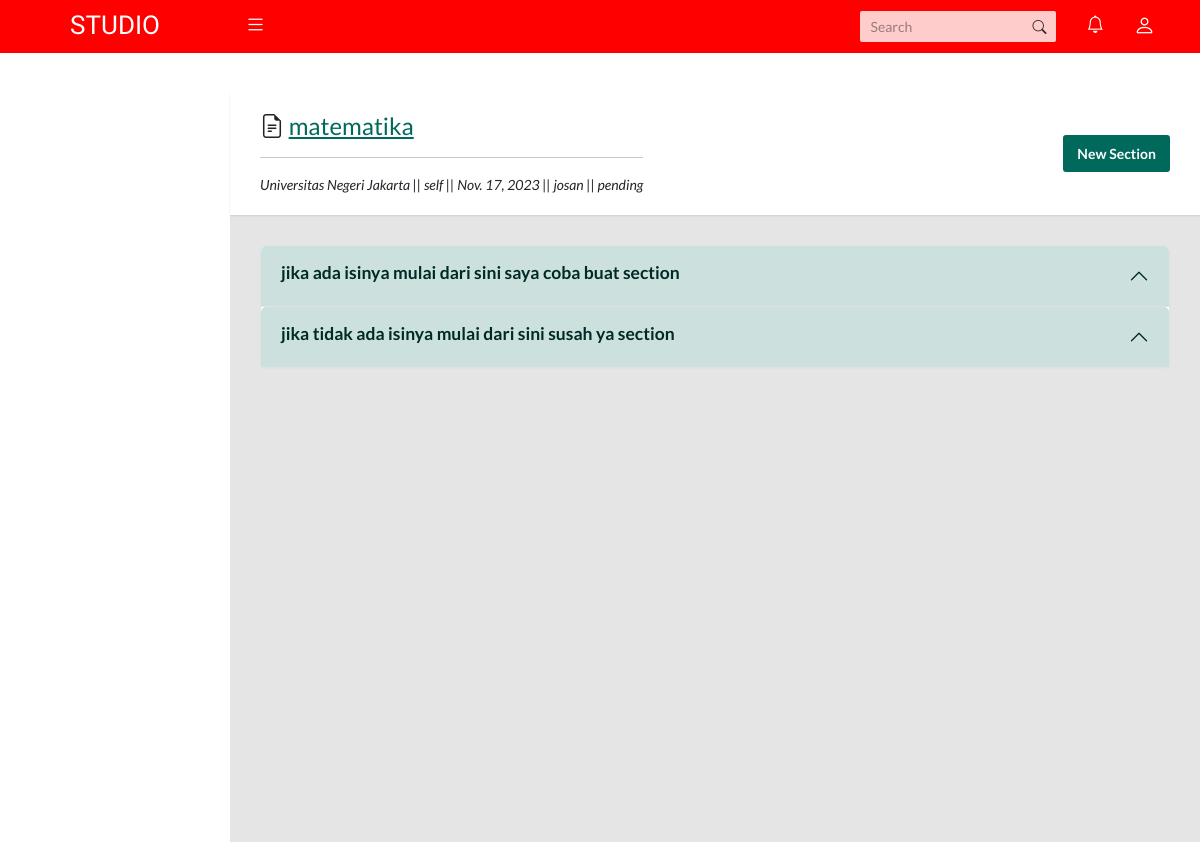
The page /course/course-detail/1 on the database its author committed.
### course/models.py (models this page shows, shortened)
class Course (models.Model):
    course_name = models.CharField(max_length=250)
    topic = models.CharField(max_length=250)
    course_overview = models.TextField(null=True)
    category = models.CharField(max_length=50, choices=Ct,null=True)
    number_of_questions = models.IntegerField(null=True)
    time = models.IntegerField(help_text="durations of the quiz in minutes",null=True)
    required_score_to_pas = models.IntegerField("required score in %", null=True)
    level = models.CharField(max_length=10, choices=Choi, default='basic', null=True)
    status_course = models.CharField(max_length=10, choices=St, default='draft')
    start_date = models.DateField(null=True)
    end_date = models.DateField(null=True)
    start_enrol = models.DateField(null=True)
    end_enrol = models.DateField(null=True)
    effort = models.CharField(max_length=20, null=True)
    lang = models.CharField(max_length=30, choices=Lg, default='id')
    org_partner = models.ForeignKey(Partner, on_delete=models.CASCADE)
    type_course = models.CharField(max_length=10, choices=Tc, default='self')
    image_course = models.ImageField(upload_to=filepath,null=True)
    author=models.ForeignKey(User,on_delete=models.CASCADE)
    course_year=models.IntegerField(null=True, default=current_year)

class Category(models.Model):
    parent = models.ForeignKey('self', related_name='children', on_delete=models.CASCADE, blank = True, null=True)
    title = models.CharField(max_length=100)
    slug = AutoSlugField(populate_from='title', unique=True, null=False, editable=False)
    created_at = models.DateTimeField(auto_now_add=True)
    mk=models.ForeignKey(Course,on_delete=models.CASCADE,related_name='course_id')
    def __str__(self):
        return self.title
    class Meta:
        unique_together = ('slug', 'parent',)
        verbose_name_plural = "categories"
    def __str__(self):
        full_path = [self.title]
        k = self.parent
        while k is not None:
            full_path.append(k.title)
            k = k.parent
        return ' -> '.join(full_path[::-1])

### partner/models.py (models this page shows)
class Partner(models.Model):
    partner_name = models.TextField(max_length=191)
    partner_abbreviation = models.TextField(max_length=50)
    partner_email = models.ForeignKey(User,on_delete=models.CASCADE,related_name='partner_add')
    partner_phone = models.TextField(max_length=50)
    partner_address = models.TextField(max_length=50)
    partner_tax = models.TextField(max_length=50)
    partner_status = models.TextField(max_length=50)
    partner_check = models.TextField(max_length=50)
    partner_logo = models.ImageField(upload_to=filepath,null=True, blank=True)
    partner_join = models.DateTimeField(auto_now_add=True)
    def __str__(self):
        return f"{self.partner_name}"

### course/views.py (the view)
# urls.py: path("course-detail/<str:pk>", views.courseDetail, name= "course_detail"),
def courseDetail(request, pk):
    mk = Course.objects.get(id=pk)
    sc = Section.objects.all().filter(section_id_course_id=mk)
    ssc = SubSection.objects.all().filter(sub_id_id=mk)
    catg = Category.objects.filter(parent=None, mk_id=mk)
    context = {'course':mk,'sc':sc,'ssc':ssc,'catg':catg}
    return render(request, 'course_detail.html', context)

### course/templates/course_detail.html (shortened to what this page needs)
{% extends 'layouts/default/page.html' %}
{% load i18n %}
{% block content %}
  <div class="app-title">
    <div>
      <h1> <i class="bi bi-file-earmark-text"></i>
        <a href="{% url 'course:course_view'%}">{{course.course_name}}</a></h1>
        <hr>
      <p>{{course.org_partner}} || {{course.type_course}} || {{course.start_date}} || {{course.author}} || {{course.status_course}}</p>
    </div>
    <ul class="app-breadcrumb breadcrumb">
      <li class="breadcrumb-item">
        <button type="button" class="btn btn-primary" data-bs-toggle="modal" data-bs-target="#staticBackdrop" >
          New Section
        </button></li>
    </ul>
  </div>
  <div class="accordion" id="accordionExample">
    <div class="accordion-item">
      {% for i in catg %}
      {% if not i.children.all %}
        <h2 class="accordion-header" id="headingOne">
            <button class="accordion-button" type="button" data-bs-toggle="collapse" data-bs-target="#{{i.slug}}" aria-expanded="true" aria-controls="collapseOne">
               <h5> jika tidak ada isinya mulai dari sini {{i.title}}</h5>
            </button>
        </h2>
        {% else %}
        <h2 class="accordion-header" id="headingOne">
          <button class="accordion-button" type="button" data-bs-toggle="collapse" data-bs-target="#{{i.slug}}" aria-expanded="true" aria-controls="collapseOne">
            <h5>jika ada isinya mulai dari sini {{i.title}}</h5>
          </button>
      </h2>
        {% endif %}
        {% endfor %}
    </div>
</div>
{% endblock %}

### rows shown on the page
Course: course_name "matematika", org_partner "Universitas Negeri Jakarta", type_course "self", start_date "Nov. 17, 2023", author "josan", status_course "pending"
Category: title "saya coba buat section"
Category: title "susah ya section"
